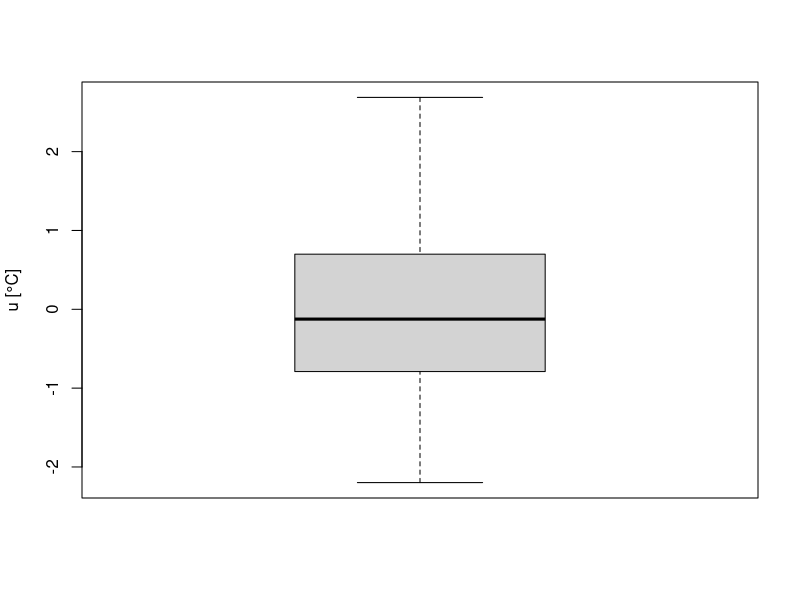

Generate this figure with R:
library(units)


### Name: boxplot.units
### Title: boxplot for unit objects
### Aliases: boxplot.units

### ** Examples

units_options(parse = FALSE) # otherwise we break on the funny symbol!
u = set_units(rnorm(100), degree_C)
boxplot(u)
